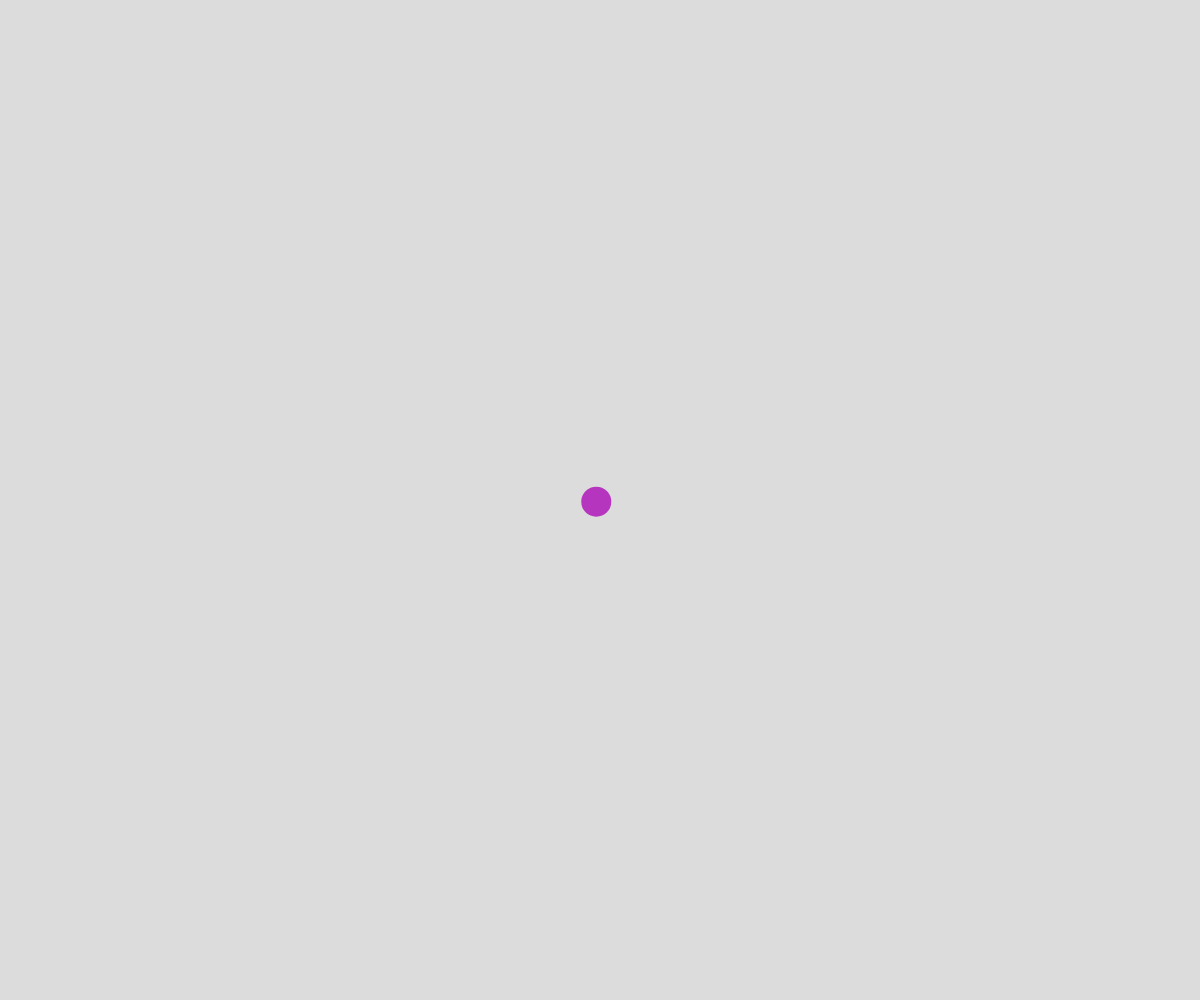
Frame 1 (no input)
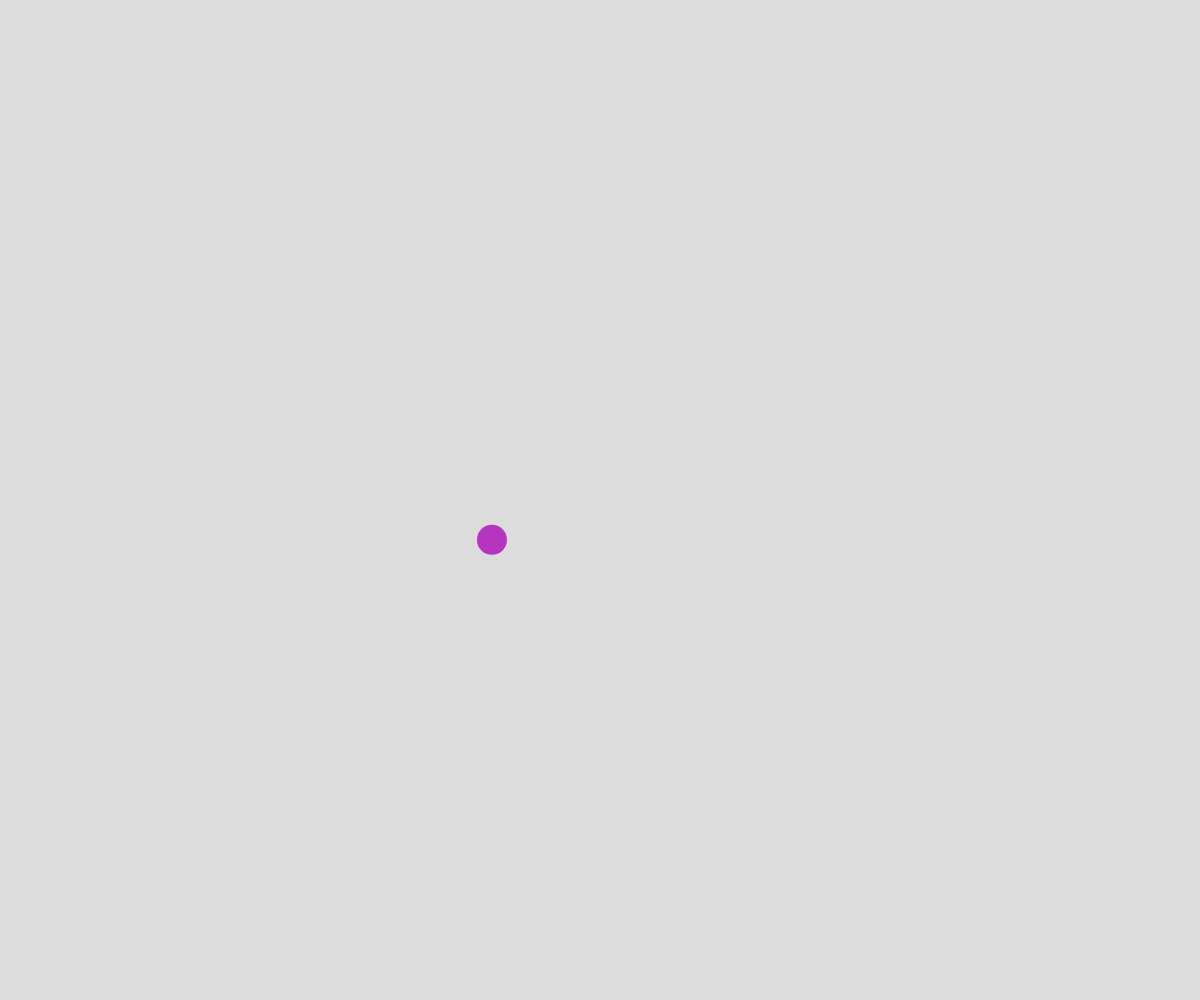
Frame 60 (no input)
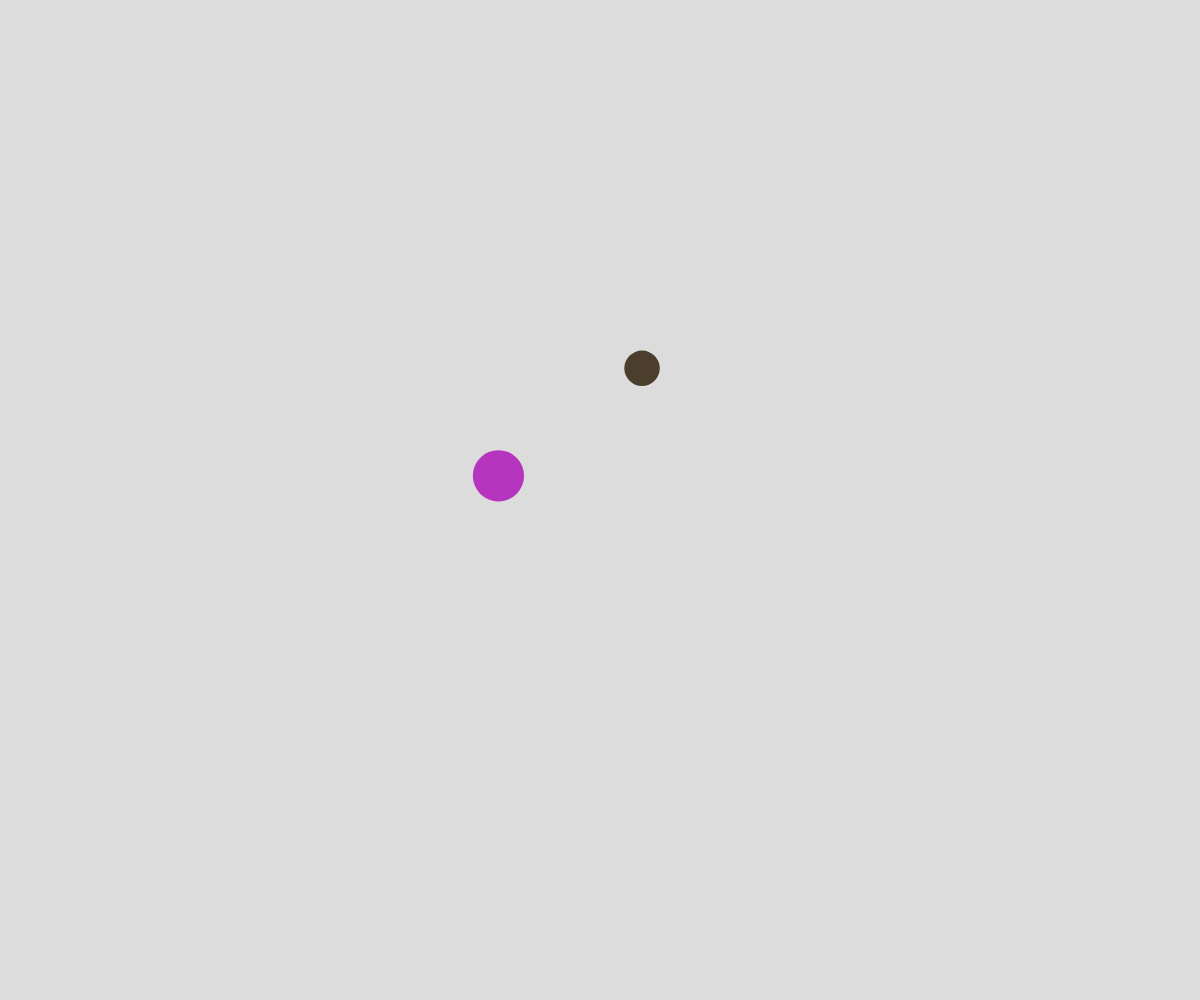
Frame 120 (the mouse pressed at the canvas centre since frame 60)

The p5.js sketch that drew these frames (run headless with seeded random() and noise() and a simulated clock; from frame 60 on, the mouse is pressed at the canvas centre):

// p5.js sketch
// ── sketch.js
// Connected Nodes OOP

let points = [];

function setup() {
  createCanvas(windowWidth, windowHeight);
  let somePoint = new MovingPoint(width/2, height/2);
  points.push(somePoint);
}

function draw() {
  background(220);

  //draw lines first
  for (let point of points) {
    point.update();
    point.connectTo(points);
  }

  // draw circles afterwards, so they're on top
  for (let point of points) {
    point.display();
  }
}

function mousePressed() {
  let somePoint = new MovingPoint(mouseX, mouseY);
  points.push(somePoint);
}

class MovingPoint {
  constructor(x,y) {
    this.x = x;
    this.y = y;
    this.speed = 5;
    this.radius = 15;
    this.color = color(random(255), random(255), random(255));
    this.xTime = random(1000);
    this.yTime = random(1000);
    this.deltaTime = 0.01;
    this.reach = 150;
    this.minRadius = 15;
    this.maxRadius = 50;
  }

  display() {
    noStroke();
    fill(this.color);
    circle(this.x, this.y, this.radius * 2);
  }

  update() {
    this.move();
    this.wrapAroundScreen();
    this.adjustSizeWithMouse();
  }

  connectTo(pointsArray) {
    for (let otherPoint of pointsArray) {
      //avoid drawing line to self
      if (this !== otherPoint) {
        let pointDistance = dist(this.x,this.y, otherPoint.x, otherPoint.y);
        if (pointDistance < this.reach) {
          stroke(this.color);
          line(this.x, this.y, otherPoint.x, otherPoint.y);
        }
      }
    }
  }

  adjustSizeWithMouse() {
    let mouseDistance = dist(this.x, this.y, mouseX, mouseY);
    if (mouseDistance < this.reach) {
      let theSize = map(mouseDistance, 0, this.reach, this.maxRadius, this. minRadius);
      this.radius = theSize;
    }
    else {
      this.radius = this.minRadius;
    }
  }

  move() {
    //pick random direction of movement
    let dx = noise(this.xTime);
    let dy = noise(this.yTime);

    //scale to the movement speed
    this.dx = map(dx, 0, 1, -this.speed, this.speed);
    this.dy = map(dy, 0, 1, -this.speed, this.speed);

    //move point
    this.x += this.dx;
    this.y += this.dy;

    //move on time axis
    this.xTime += this.deltaTime;
    this.yTime += this.deltaTime;
  }

  wrapAroundScreen() {
    // wrap around screen if you fall off
    if (this.x < 0) {
      //fell of left side
      this.x += width;
    }
    if (this.x > width) {
      //fell of right side
      this.x -= width;
    }
    if (this.y < 0) {
      //fell off the top
      this.y += height;
    }
    if (this.y > height) {
      //fell off bottom
      this.y -= height;
    }
  }
}
